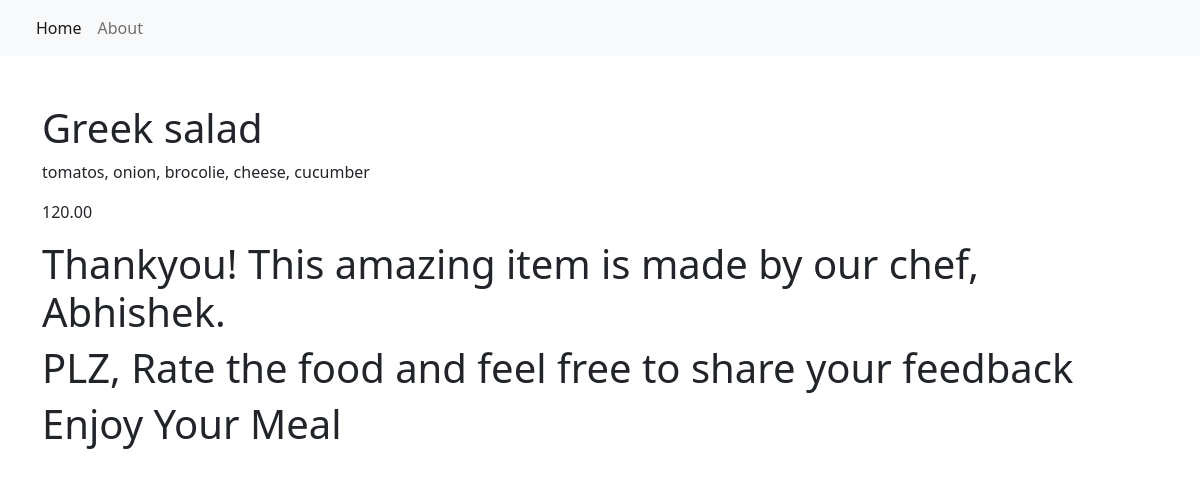
/item/2/, run on the app's committed database.
### restaurant_menu/models.py (models this page shows, shortened)
class Item(models.Model):
    meal = models.CharField(max_length=1000, unique=True)
    description = models.CharField(max_length=2000)
    price = models.DecimalField(max_digits=1000, decimal_places=2)
    meal_type = models.CharField(max_length=200, choices=MEAL_TYPE)
    author = models.ForeignKey(User, on_delete=models.PROTECT)
    status = models.IntegerField(choices=STATUS, default=1)
    date_created = models.DateTimeField(auto_now_add=True)
    date_updated = models.DateTimeField(auto_now=True)

### restaurant_menu/views.py (the view)
# urls.py: path('item/<int:pk>/', views.MenuItemDetail.as_view(), name='menu_item')
class MenuItemDetail(generic.DetailView):
    model = Item
    template_name = "menu_item_detail.html"

### restaurant_menu/templates/menu_item_detail.html
{% extends 'base.html' %}
{% block content %}
    <div class="container">
        <h1 class="pt-5">{{ item.meal }}</h1>
        <p>{{ item.description }}</p>
        <p>{{ item.price }}</p>
        <h1>Thankyou! This amazing item is made by our chef, Abhishek.</h1>
        <h1>PLZ, Rate the food and feel free to share your feedback</h1>
        <h1>Enjoy Your Meal</h1>
    </div>
{% endblock content %}

### data on the page
Item: meal "Greek salad", description "tomatos, onion, brocolie, cheese, cucumber", price "120.00"
